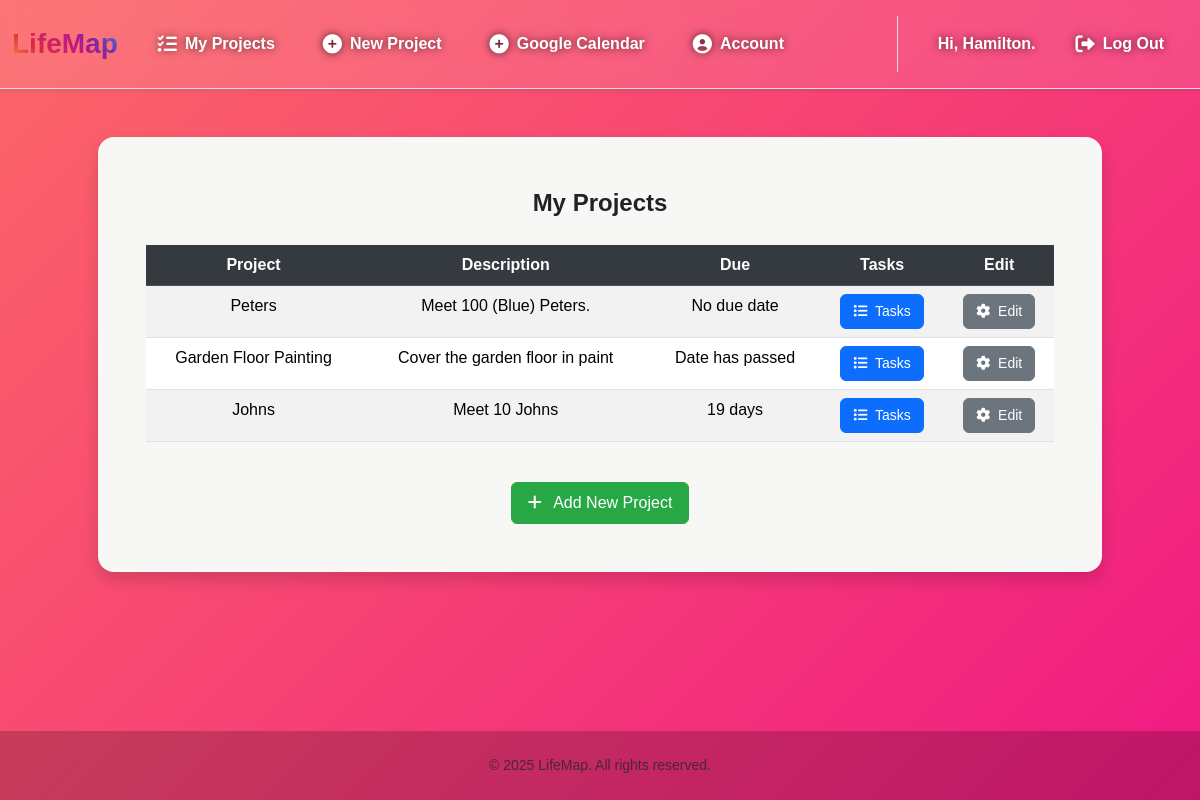
Screenshot of /projects (signed in) with the database file from the repository.
### tables this page shows
CREATE TABLE users (
    user_id INTEGER PRIMARY KEY AUTOINCREMENT,
    username TEXT NOT NULL UNIQUE,
    email TEXT UNIQUE,
    password_hash TEXT NOT NULL
, google_token TEXT);

CREATE TABLE projects (
    project_id INTEGER PRIMARY KEY AUTOINCREMENT,
    user_id INTEGER NOT NULL,
    name TEXT NOT NULL,
    description TEXT,
    start_date TEXT,
    end_date TEXT,
    FOREIGN KEY (user_id) REFERENCES users (user_id)
);

### app.py (the view)
@app.route("/projects", methods=["GET", "POST"])
@login_required
def projects_list():
    if request.method == "GET":
        conn = get_db()
        cursor = conn.cursor()
        user_id = session["user_id"]
        cursor.execute(
            """SELECT * FROM projects WHERE user_id = ? ORDER BY end_date ASC""", (user_id,))
        rows = [dict(row) for row in cursor.fetchall()]
        for row in rows:
            row["readable_due_date"] = format_date_difference(row["end_date"])
        return render_template(
            "projects.html",
            projects=rows,
            username=get_username(user_id))
    else:
        return error_page("Request Error, Only GET requests accepted.", 403)

### app.py (called while the page is built)
@app.after_request
def after_request(response):
    response.headers["Cache-Control"] = "no-cache, no-store, must-revalidate"
    response.headers["Expires"] = 0
    response.headers["Pragma"] = "no-cache"
    return response

### help.py (called while the page is built)
def get_db():
    if 'lifemap_db' not in g:
        g.lifemap_db = sqlite3.connect("LifeMap.db")
        g.lifemap_db.row_factory = sqlite3.Row
    return g.lifemap_db

def login_required(f):
    @wraps(f)
    def decorated_function(*args, **kwargs):
        if session.get("user_id") is None:
            return redirect("/login")
        return f(*args, **kwargs)
    return decorated_function

def get_username(user_id):
    conn = get_db()
    cursor = conn.cursor()
    cursor.execute("""SELECT username FROM users WHERE user_id = ?""", (user_id,))
    username_row = cursor.fetchone()
    return username_row[0] if username_row else None

def format_date_difference(target_date_str: str) -> str:
    if not target_date_str: return "No due date"
    target_date = date.fromisoformat(target_date_str)
    today = date.today()
    delta = relativedelta(target_date, today)
    if target_date < today: return "Date has passed"
    parts = []
    if delta.years: parts.append(f"{delta.years} year{'s' if delta.years != 1 else ''}")
    if delta.months: parts.append(f"{delta.months} month{'s' if delta.months != 1 else ''}")
    if delta.days: parts.append(f"{delta.days} day{'s' if delta.days != 1 else ''}")
    return " ".join(parts) or "Today"

### templates/projects.html (shortened to what this page needs)
{% extends "layout.html" %}
{% block username %}
    <div class="username fs-6 fw-bold">Hi, {{username}}.</div>
{% endblock %}
{% block main %}
    <div class="mb-4 shadow rounded-4 p-5 mx-auto" style="background-color: #f7f7f5 !important; max-width: 90%; width: 100%;">
        <div class="fs-4 fw-bold mb-4 text-center">
            My Projects
        </div>
        <div class="table-responsive">
            <table class="table table-hover table-striped">
                <thead class="table-dark">
                    <tr>
                        <th scope="col">Project</th>
                        <th scope="col">Description</th>
                        <th scope="col">Due</th>
                        <th scope="col">Tasks</th>
                        <th scope="col">Edit</th>
                    </tr>
                </thead>
                <tbody>
                    {% for row in projects %}
                    <tr>
                        <td> {{ row["name"] }} </td>
                        <td> {{ row["description"] }} </td>
                        {% if row["readable_due_date"] in this_week %}
                        <td><b style="color:red;"> {{ row["readable_due_date"]}}</b><td>
                        {% else %}
                        <td> {{ row["readable_due_date"]}}<td>
                        {% endif %}
                            <button class="details-button btn btn-sm btn-primary" data-project-id="{{ row["project_id"] }}">
                                <i class="fa-solid fa-list me-1"></i> Tasks
                            </button>
                        </td>
                        <td>
                            <button class="edit-button btn btn-sm btn-secondary" data-project-id="{{ row["project_id"] }}">
                                <i class="fa-solid fa-gear me-1"></i> Edit
                            </button>
                        </td>
                    </tr>
                    {% endfor %}
                </tbody>
            </table>
        </div>
        <div class="d-flex justify-content-center mt-4">
            <a href="/newProject" class="btn btn-new-project">
                <i class="fa-solid fa-plus me-2"></i> Add New Project
            </a>
        </div>
    </div>
{% endblock %}

### static/css/layout2.css (style rules this page uses)
body { font-family: 'Poppins', sans-serif; background: linear-gradient(-45deg, #6a11cb, #2575fc, #ec008c, #fc6767); background-size: 400% 400%; animation: gradientBG 25s ease infinite; color: #222; display: flex; flex-direction: column; min-height: 100vh; }
.username { text-shadow: 0px 0px 8px rgba(0, 0, 0, 0.7); }

### templates/projects.html (style rules this page uses)
.btn { border-radius: 0.375rem; font-weight: 500; transition: all 0.2s ease-in-out; padding: 0.375rem 0.75rem; font-size: 0.875rem; }
.btn-primary { background-color: #0d6efd; border-color: #0d6efd; color: white; }
.btn-secondary { background-color: #6c757d; border-color: #6c757d; color: white; }
.table-dark th { background-color: #343a40; color: white; }
.btn-new-project { background-color: #28a745; border-color: #28a745; color: white; padding: 0.5rem 1rem; font-size: 1rem; }

### rows the page displays
users: username "Hamilton"
projects: name "Peters", description "Meet 100 (Blue) Peters.", readable_due_date "No due date"
projects: name "Garden Floor Painting", description "Cover the garden floor in paint", readable_due_date "Date has passed"
projects: name "Johns", description "Meet 10 Johns", readable_due_date "19 days"
